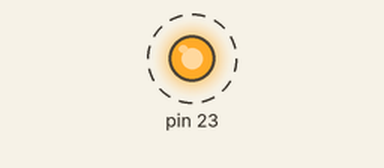
Simulated run of this sketch. Board: Arduino Uno, built with avr-gcc and run on an emulated ATmega328P. Shown: output pins drawn as LEDs (lit = HIGH). Dashed ring = blinking.

Above: at 0.4 s.
Timing chart, 0 to 4.6 s (numbered marks = the images above):
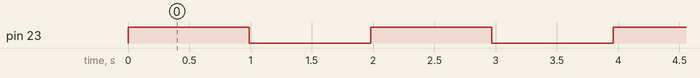

The sketch:

Aufgabe3.ino
```cpp
#include <Arduino_FreeRTOS.h>

// definition of tasks
void vBlinkLedTask(void *pvParameters);
void vBusyTask(void *pvParameters);

void setup() {

  xTaskCreate(   // set up the blink task
    vBlinkLedTask
    ,  "Blinking Task"
    ,  128  // Stack size
    ,  NULL
    ,  2                        // higher number == higher prio
    ,  NULL );

  xTaskCreate(    // set up the busy task
    vBusyTask
    ,  "Busy Task"
    ,  128  // Stack size
    ,  NULL
    ,  3                        // higher number == higher prio
    ,  NULL );

  // Now the task scheduler, which takes over control of scheduling individual tasks, is automatically started.
}

void loop() {
}

// implementation of "Blinking task"
void vBlinkLedTask(void *pvParameters)  {
  DDRB |= (1 << 7);      // internal LED == PB 7 | D13

  for (;;)  {
    PORTB ^= (1 << 7);                         // toggle LED
    vTaskDelay(pdMS_TO_TICKS(1000));           // block / wait for 1 second
  }
}

// implementation of "Busy task"
void vBusyTask(void *pvParameters)  {
  for (;;) {
     delay(1000);
     //vTaskDelay(pdMS_TO_TICKS(1000));
  }
}
```

Measured:
- by itself, pin 23: alternates HIGH for 0.99 s and LOW for 0.99 s
